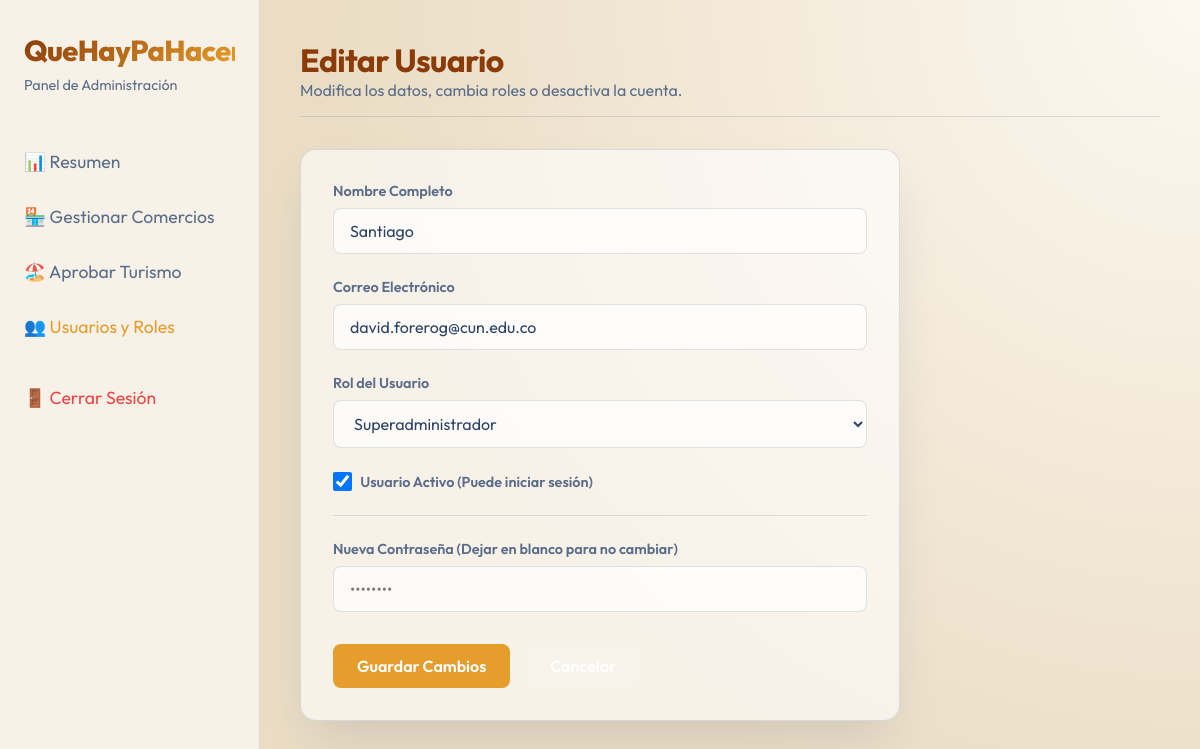
Page /editar_usuario.php?id=5 (signed in) on the committed database.
### tables this page shows
CREATE TABLE `usuarios` (
  `id_usuario` int(11) NOT NULL AUTO_INCREMENT,
  `nombre` varchar(100) NOT NULL,
  `email` varchar(150) NOT NULL,
  `password_hash` varchar(255) NOT NULL,
  `id_rol` int(11) NOT NULL,
  `fecha_registro` datetime DEFAULT current_timestamp(),
  `activo` tinyint(1) DEFAULT 1,
  PRIMARY KEY (`id_usuario`),
  UNIQUE KEY `email` (`email`),
  KEY `id_rol` (`id_rol`),
  CONSTRAINT `usuarios_ibfk_1` FOREIGN KEY (`id_rol`) REFERENCES `roles` (`id_rol`)
);

CREATE TABLE `roles` (
  `id_rol` int(11) NOT NULL AUTO_INCREMENT,
  `nombre` varchar(50) NOT NULL,
  PRIMARY KEY (`id_rol`),
  UNIQUE KEY `nombre` (`nombre`)
);

### editar_usuario.php (the view, shortened to what this page needs)
<?php
require 'includes/db.php';
$id_usuario = (int)$_GET['id'];
$stmt_usuario = $pdo->prepare("SELECT * FROM Usuarios WHERE id_usuario = ?");
$stmt_usuario->execute([$id_usuario]);
$usuario = $stmt_usuario->fetch();
$stmt_roles = $pdo->query("SELECT * FROM Roles ORDER BY id_rol ASC");
$roles = $stmt_roles->fetchAll();
?>
<!DOCTYPE html>
<html lang="es">
<head>
    <link rel="stylesheet" href="assets/css/styles.css">
</head>
<body>
    <div class="dashboard-container">
        <aside class="sidebar fade-in-up">
            <h2 class="auth-logo" style="font-size: 1.8rem;">QueHayPaHacer</h2>
            <p style="color: var(--text-muted); font-size: 0.9rem;">Panel de Administración</p>
            <ul class="sidebar-nav">
                <li><a href="dashboard.php">📊 Resumen</a></li>
                <li><a href="comercios.php">🏪 Gestionar Comercios</a></li>
                <li><a href="#">🏖️ Aprobar Turismo</a></li>
                <li><a href="usuarios.php" class="active">👥 Usuarios y Roles</a></li>
                <li><a href="logout.php" style="color: #ef4444; margin-top: 2rem;">🚪 Cerrar Sesión</a></li>
            </ul>
        </aside>
        <main class="main-content fade-in-up">
            <div class="header">
                <h1>Editar Usuario</h1>
                <p style="color: var(--text-muted);">Modifica los datos, cambia roles o desactiva la cuenta.</p>
            </div>
            <div class="glass-panel" style="padding: 2rem; max-width: 600px;">
                <form method="POST" action="">
                    <div class="form-group">
                        <label class="form-label">Nombre Completo</label>
                        <input type="text" name="nombre" class="form-input" value="<?php echo htmlspecialchars($usuario->nombre); ?>" required>
                    </div>
                    <div class="form-group">
                        <label class="form-label">Correo Electrónico</label>
                        <input type="email" name="email" class="form-input" value="<?php echo htmlspecialchars($usuario->email); ?>" required>
                    </div>
                    <div class="form-group">
                        <label class="form-label">Rol del Usuario</label>
                        <select name="id_rol" class="form-input" required>
                            <?php foreach ($roles as $rol): ?>
                                <option value="<?php echo $rol->id_rol; ?>" <?php echo ($rol->id_rol == $usuario->id_rol) ? 'selected' : ''; ?>>
                                    <?php echo htmlspecialchars($rol->nombre); ?>
                                </option>
                            <?php endforeach; ?>
                        </select>
                    </div>
                    <div class="form-group" style="display: flex; align-items: center; gap: 0.5rem; margin-bottom: 1.5rem;">
                        <input type="checkbox" name="activo" id="activo" <?php echo ($usuario->activo) ? 'checked' : ''; ?> style="width: 1.2rem; height: 1.2rem;">
                        <label for="activo" class="form-label" style="margin: 0;">Usuario Activo (Puede iniciar sesión)</label>
                    </div>
                    <hr style="border: 0; border-top: 1px solid var(--border-color); margin: 1.5rem 0;">
                    <div class="form-group">
                        <label class="form-label">Nueva Contraseña (Dejar en blanco para no cambiar)</label>
                        <input type="password" name="password" class="form-input" placeholder="••••••••">
                    </div>
                    <div style="display: flex; gap: 1rem; margin-top: 2rem;">
                        <button type="submit" class="btn btn-primary">Guardar Cambios</button>
                        <a href="usuarios.php" class="btn" style="background: rgba(255,255,255,0.1); color: white;">Cancelar</a>
                    </div>
                </form>
            </div>
        </main>
    </div>
</body>
</html>

### assets/css/styles.css (style rules this page uses)
:root { --primary-color: #E59D2C; --primary-hover: #CC8A24; --secondary-color: #F3D58D; --accent-color: #F59E0B; --bg-main: #EBDDC5; --bg-card: rgba(255, 255, 255, 0.6); --text-main: #2E4365; --text-muted: #5A6D8A; --border-color: rgba(46, 67, 101, 0.15); --glass-blur: blur(16px); --border-radius: 16px; --transition: all 0.3s ease; }
* { margin: 0; padding: 0; box-sizing: border-box; font-family: 'Outfit', sans-serif; }
body { background-color: var(--bg-main); color: var(--text-main); min-height: 100vh; display: flex; flex-direction: column; background: radial-gradient(circle at top right, #fcf8f0, var(--bg-main) 60%); background-attachment: fixed; }
h1, h2, h3, h4 { font-weight: 700; letter-spacing: -0.02em; color: #8A3B08; }
a { color: var(--primary-color); text-decoration: none; transition: var(--transition); }
.glass-panel { background: var(--bg-card); backdrop-filter: var(--glass-blur); -webkit-backdrop-filter: var(--glass-blur); border: 1px solid var(--border-color); border-radius: var(--border-radius); box-shadow: 0 25px 50px -12px rgba(46, 67, 101, 0.15); }
.form-group { margin-bottom: 1.5rem; }
.form-label { display: block; margin-bottom: 0.5rem; font-size: 0.9rem; color: var(--text-muted); font-weight: 600; }
.form-input { width: 100%; padding: 0.75rem 1rem; background: rgba(255, 255, 255, 0.7); border: 1px solid var(--border-color); border-radius: 8px; color: var(--text-main); font-size: 1rem; transition: var(--transition); outline: none; }
.btn { display: inline-flex; align-items: center; justify-content: center; padding: 0.75rem 1.5rem; font-weight: 600; border-radius: 8px; border: none; cursor: pointer; transition: var(--transition); font-size: 1rem; }
.btn-primary { background-color: var(--primary-color); color: white; }
.auth-logo { font-size: 2.5rem; font-weight: 800; margin-bottom: 0.5rem; background: linear-gradient(135deg, #8A3B08, #E59D2C); -webkit-background-clip: text; -webkit-text-fill-color: transparent; }
.fade-in-up { animation: fadeInUp 0.6s ease-out forwards; }

### editar_usuario.php (style rules this page uses)
.dashboard-container { display: flex; min-height: 100vh; }
.sidebar { width: 260px; background: var(--bg-card); padding: 2rem 1.5rem; border-right: 1px solid var(--border-color); }
.main-content { flex-grow: 1; padding: 2.5rem; }
.sidebar-nav { list-style: none; margin-top: 3rem; }
.sidebar-nav li { margin-bottom: 1rem; }
.sidebar-nav a { color: var(--text-muted); text-decoration: none; display: flex; align-items: center; padding: 0.5rem 0; font-size: 1.1rem; }
.sidebar-nav a:hover, .sidebar-nav a.active { color: var(--primary-color); }
.header { margin-bottom: 2rem; padding-bottom: 1rem; border-bottom: 1px solid var(--border-color); }

### rows in the picture
usuarios: nombre "Santiago", email "david.forerog@cun.edu.co", id_rol "Superadministrador", activo "☑"
